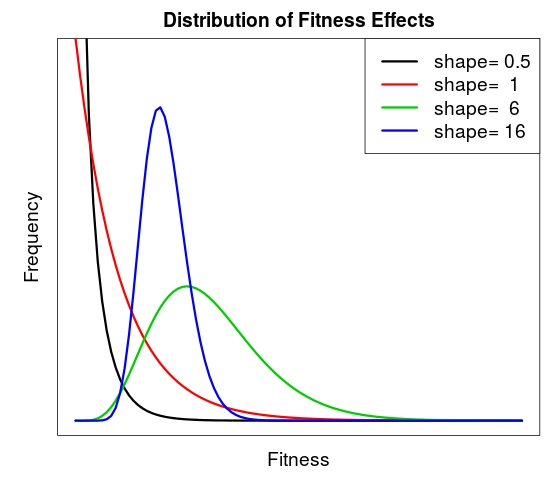

Recreate this plot in R.
par(mar=c(3,3,2,1))
plot(x= 1, xlim=c(0,20), ylim = c(0,0.48), 
     ylab = "Frequency", xlab = "Fitness", axes=F,
     main = "Distribution of Fitness Effects", cex.lab =1.2,
     mgp=c(0.8,1,.5))
box()
curve( dgamma(x,shape = 0.5, scale= 1), add=T, col=1, lwd = 3)
curve( dgamma(x,shape = 1, scale = 2),  add=T, col=2, lwd = 3)
curve( dgamma(x,shape = 6, scale = 1),  add=T, col=3, lwd = 3)
curve( dgamma(x,shape = 16, scale = 0.25), add=T, col=4, lwd = 3 )

legend("topright", 
       c("shape= 0.5",
         "shape=  1 ",
         "shape=  6 " ,
         "shape= 16 "),
       col= c(1:4), lty=1, lwd = 3, cex =1.2
        )
